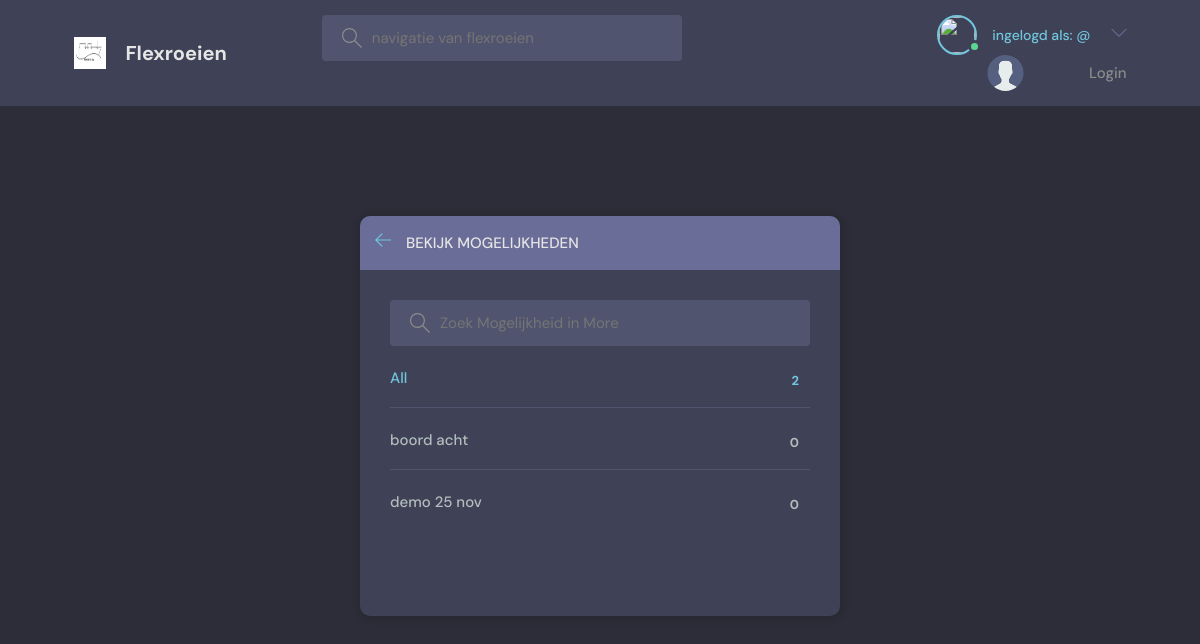
/topics/, run on an earlier commit of the app's database.
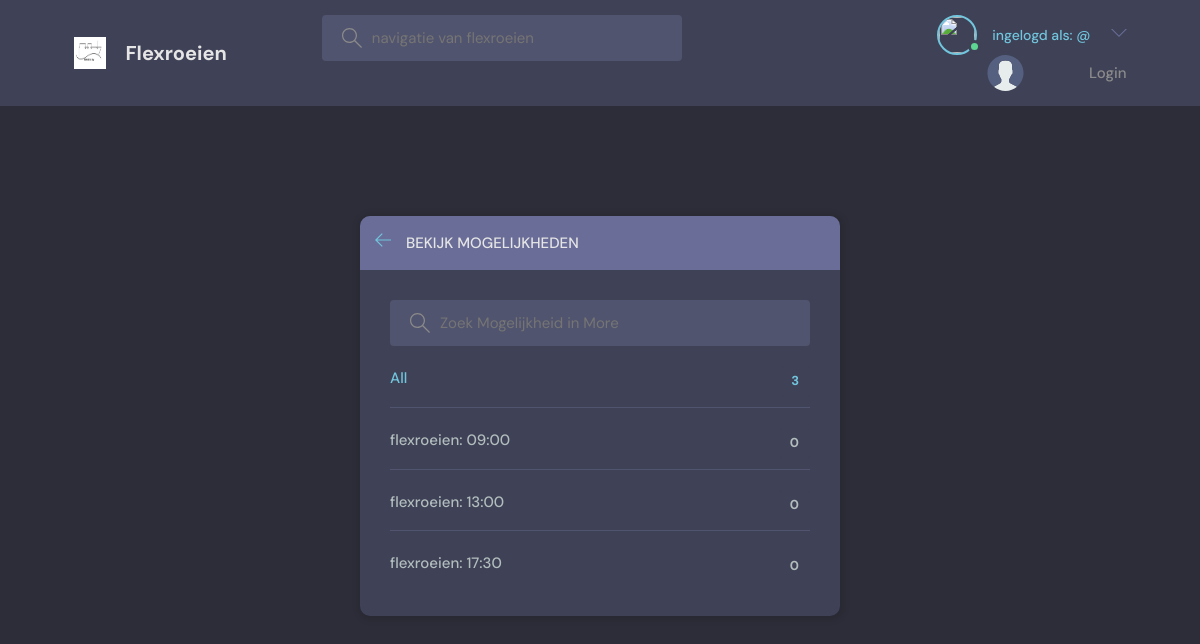
And on a later commit of the database.
### beatrix/models.py (models this page shows, shortened)
class Topic(models.Model):
    name = models.CharField(max_length=200)

### beatrix/views.py (the view)
# urls.py: path('topics/', topicsPage, name="topics"),
def topicsPage(request):
    q = request.GET.get('q') if request.GET.get('q') != None else ''
    topics = Topic.objects.filter(name__icontains=q)
    return render(request, 'beatrix/topics.html', {'topics': topics})

### beatrix/templates/beatrix/topics.html (shortened to what this page needs)
{% extends 'main.html' %}
{% block content %}
    <main class="create-room layout">
      <div class="container">
        <div class="layout__box">
          <div class="layout__boxHeader">
            <div class="layout__boxTitle">
              <a href="{% url 'home' %}">
                <svg version="1.1" xmlns="http://www.w3.org/2000/svg" width="32" height="32" viewBox="0 0 32 32">
                  <title>arrow-left</title>
                  <path
                    d="M13.723 2.286l-13.723 13.714 13.719 13.714 1.616-1.611-10.96-10.96h27.625v-2.286h-27.625l10.965-10.965-1.616-1.607z"
                  ></path>
                </svg>
              </a>
              <h3>Bekijk Mogelijkheden</h3>
            </div>
          </div>
          <div class="topics-page layout__body">
            <form action ="" method = "GET" class="header__search">
              <label>
                <input name="q" placeholder="Zoek Mogelijkheid in More" />
              </label>
            </form>
            <ul class="topics__list">
            <li>
                <a href="{% url 'topics' %}" class="active">All <span>{{topics.count}} </span></a>
                </li>
            {% for topic in topics %}
              <li>
                <a href="{%url 'home' %}?q={{topic.name}}">{{topic.name}} <span>{{topic.room_set.count}} </span></a>
              </li>
              {% endfor %}
            </ul>
          </div>
        </div>
      </div>
    </main>
{% endblock content %}

What changed in the data, as far as the page shows it:
removed Topic: name "boord acht", room_set.count "0"
removed Topic: name "demo 25 nov", room_set.count "0"
added Topic: name "flexroeien: 09:00", room_set.count "0"
added Topic: name "flexroeien: 13:00", room_set.count "0"
added Topic: name "flexroeien: 17:30", room_set.count "0"
Also different on the page:
{{ topics.count }}: "2" → "3"
